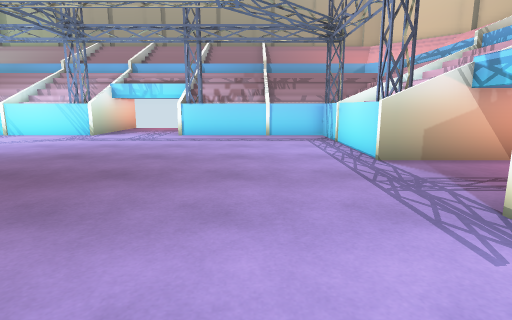
view 1 (above)

16 first-person views from a walk through a scene from a Unity 3-D project. The camera is 1.2 m above the floor, tilts 10° down and sees 80° across. The floor is counted in squares, 1 m on a side. Each view is taken from the middle of a square. On the plan, view 1 faces up. The plan holds only what a view shows up to about 13 squares ahead; the rest is blank. The place goes on beyond the plan. The player is left out.

view 2
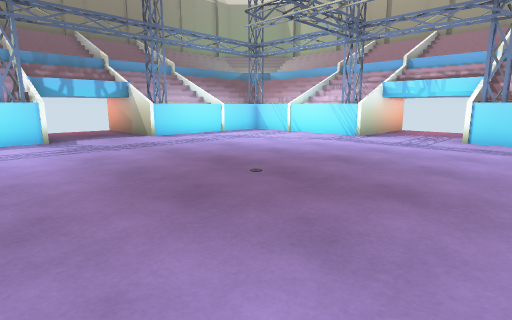

view 3
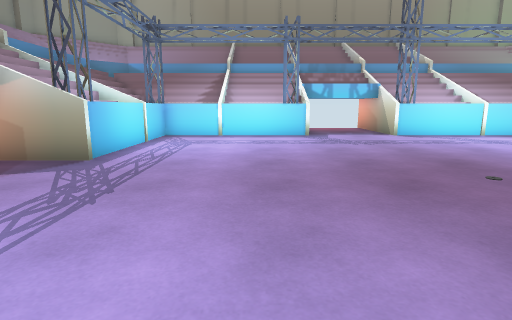

view 4
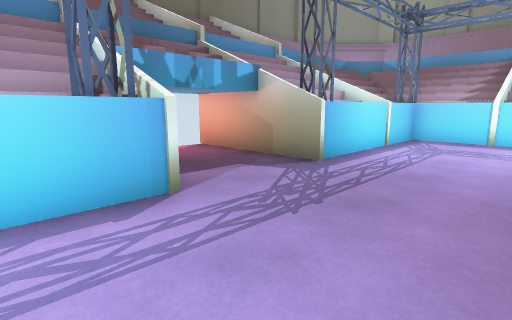

view 5
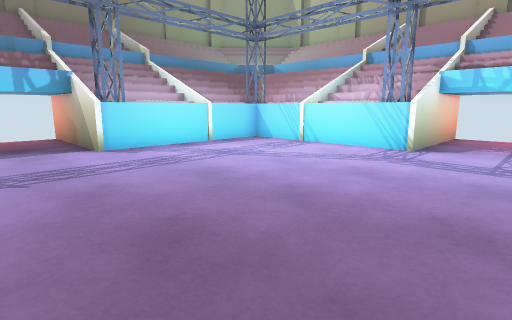

view 6
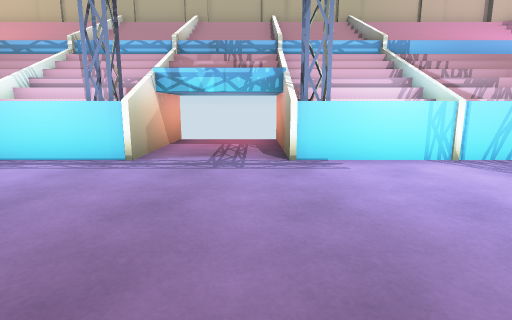

view 7
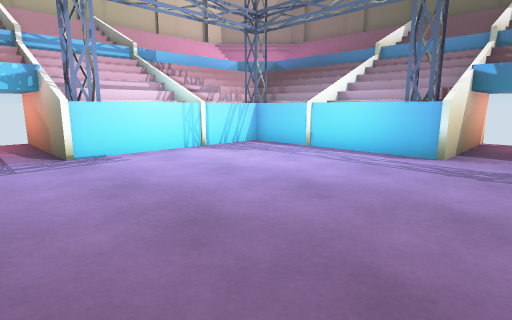

view 8
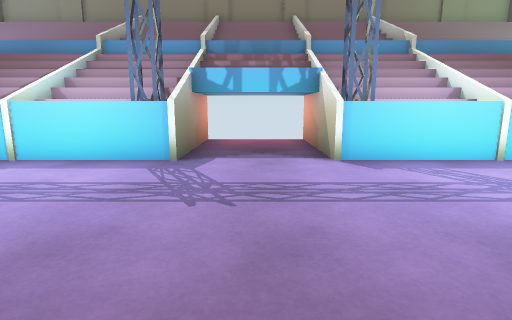

view 9
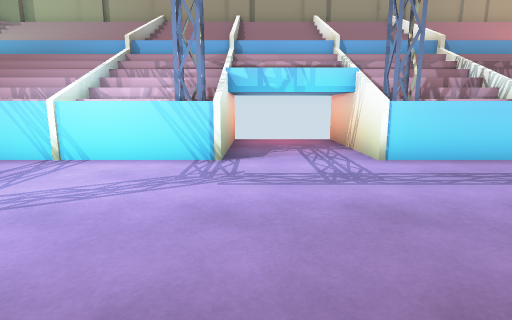

view 10
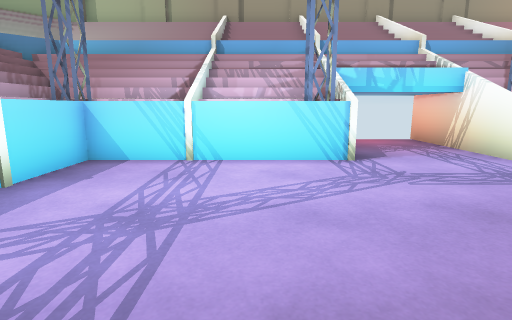

view 11
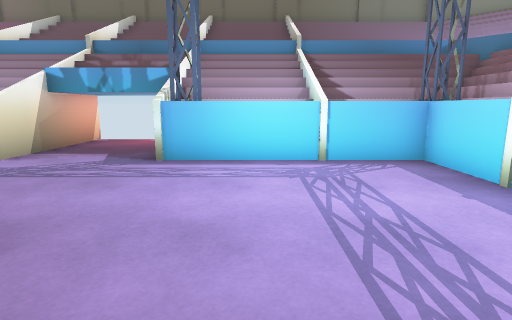

view 12
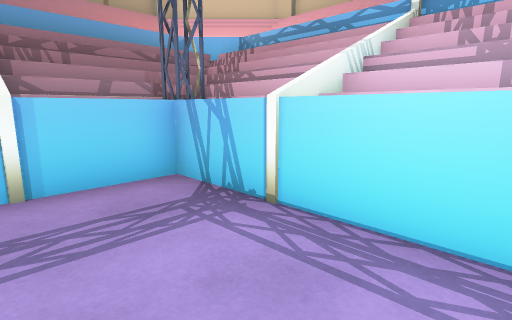

view 13
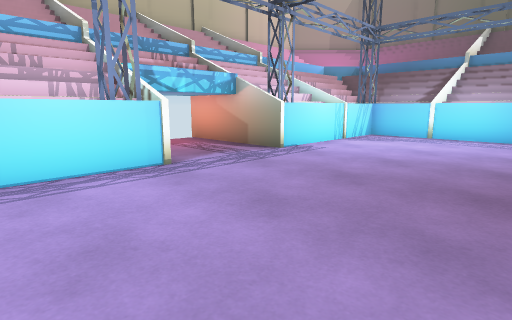

view 14
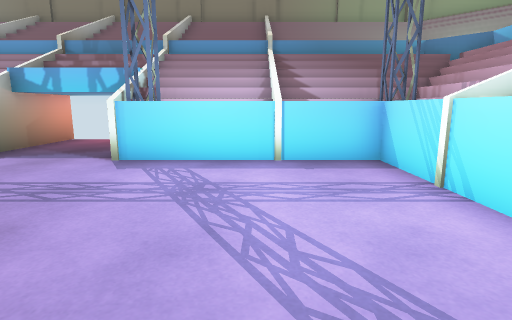

view 15
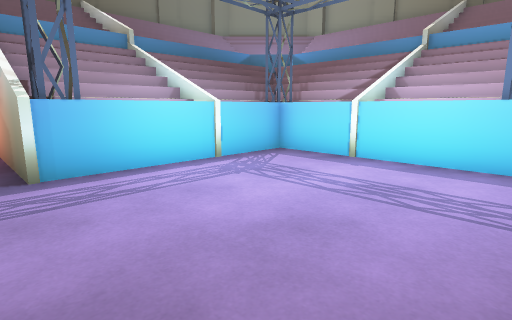

view 16
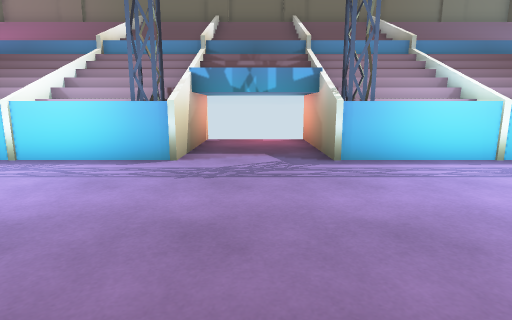

### Floor plan
Key: @ floor where view 1 was taken; # wall or solid block; . floor; O other object.
Columns run from 17 left of view 1 to 7 right of it. Each row starts with its distance up from view 1.
 17      OOOOO####### OO
 16      OOOOO#OOO#OOOOOO
 15   OO OOOOOOOOOOOOOOOOOO
 14    OOOOOOOO...OOOOOOOOO
 13    O#OOOOO#...#OOOOO#OOO
 12 OOOOO...............OOOOO
 11 OOOOO...............OOOOO
 10  OOOO...............OOOOO
  9 #OOOO...............OOOOO
  8 #OOOO...............OOOOO
  7 ##OO#...............#OO##
  6 #OO...................OO#
  5 #OO...................OO#
  4 #OO...................OO#
  3 ##OO#...............#OO##
  2 OOOOO...............OOOO#
  1 OOOOO...............OOOO#
  0 OOOOO............@..OOOO
 -1 OOOOO...............OOOOO
 -2 OOOOO...............OOOOO
 -3    O#OOOOO#...#OOOOO#O
 -4    OOOOOOOO...OOOOOOOO
 -5   OO OOOOOOOOOOOOOOOOO
 -6      OOOOO#OOO#OOOOOO
 -7      OO #######OOOOO

Where each view was taken, in squares from view 1:
view 1: 0 up, 0 right, facing up
view 2: 1 up, 1 left, facing up-left
view 3: 1 up, 0 right, facing left
view 4: 1 up, 1 left, facing down-left
view 5: 4 up, 4 left, facing up-left
view 6: 4 up, 4 left, facing right
view 7: 5 up, 5 left, facing down-right
view 8: 5 up, 6 left, facing left
view 9: 6 up, 6 left, facing up
view 10: 6 up, 9 left, facing up
view 11: 4 up, 9 left, facing down
view 12: 8 up, 0 right, facing up-right
view 13: 10 up, 3 left, facing down-right
view 14: 10 up, 6 left, facing left
view 15: 3 up, 6 left, facing down-left
view 16: 4 up, 5 left, facing down
